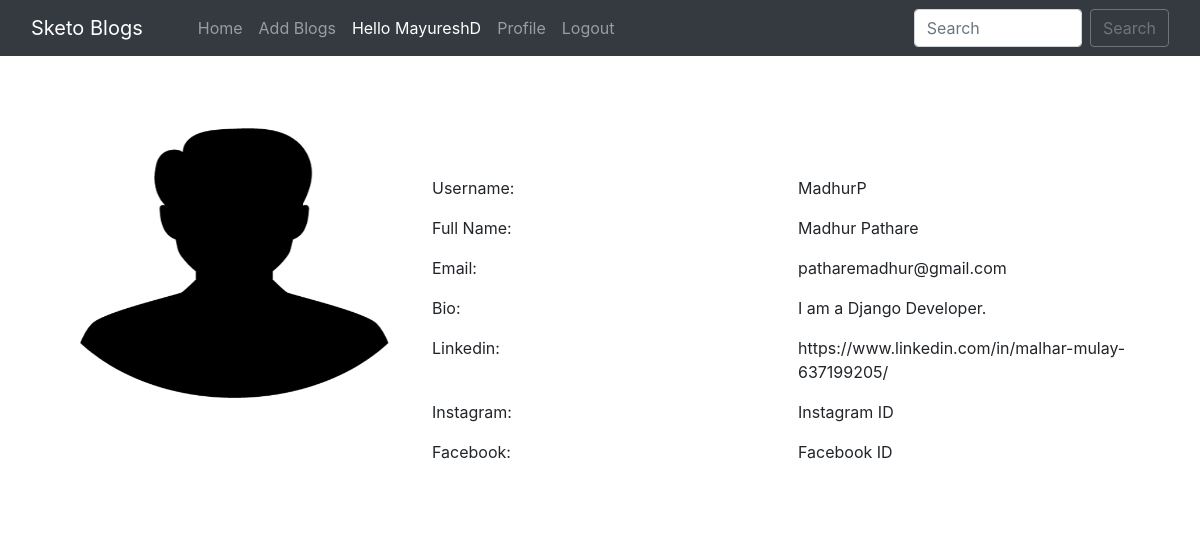
Page /user_profile/1/ (signed in) on the committed database.
### home/models.py (models this page shows, shortened)
class BlogPost(models.Model):
    title=models.CharField(max_length=255)
    author= models.ForeignKey(User, on_delete=models.CASCADE)
    slug=models.CharField(max_length=130)
    content=models.TextField()
    image = models.ImageField(upload_to="profile_pics", blank=True, null=True)
    dateTime=models.DateTimeField(auto_now_add=True)

class Profile(models.Model):
    user = models.OneToOneField(User, on_delete=models.CASCADE, blank=True, null=True)
    image = models.ImageField(upload_to="profile_pics", blank=True, null=True)
    bio = models.TextField(blank=True, null=True)
    phone_no = models.IntegerField(blank=True, null=True)
    facebook = models.CharField(max_length=300, blank=True, null=True)
    instagram = models.CharField(max_length=300, blank=True, null=True)
    linkedin = models.CharField(max_length=300, blank=True, null=True)

### home/views.py (the view)
# urls.py: path("user_profile/<int:myid>/", views.user_profile, name="user_profile"),
def user_profile(request, myid):
    post = BlogPost.objects.filter(id=myid)
    return render(request, "user_profile.html", {'post':post})

### home/templates/user_profile.html (shortened to what this page needs)
{% extends 'base.html' %}
{% block body %}
<div class="container profile">
            <form method="post">
                <div class="row">
                    {% for i in post %}
                    <div class="col-md-4">
                        <div class="profile-img">
                            {% if i.author.profile.image %}
                            <img src="{{i.author.profile.image.url}}" alt="" width="310px" height="270px">
                            {% endif %}
                        </div>
                    </div>
                    <div class="col-md-8">
                        <div class="profile-tab">
                            <div class="tab-pane">
                                <br><br>
                                        <div class="row">
                                            <div class="col-md-6">
                                                <label>Username:</label>
                                            </div>
                                            <div class="col-md-6">
                                                <p>{{i.author}}</p>
                                            </div>
                                        </div>
                                        <div class="row">
                                            <div class="col-md-6">
                                                <label>Full Name:</label>
                                            </div>
                                            <div class="col-md-6">
                                                <p>{{i.author.get_full_name}}</p>
                                            </div>
                                        </div>
                                        <div class="row">
                                            <div class="col-md-6">
                                                <label>Email:</label>
                                            </div>
                                            <div class="col-md-6">
                                                <p>{{i.author.email}}</p>
                                            </div>
                                        </div>
                                        <div class="row">
                                            <div class="col-md-6">
                                                <label>Bio:</label>
                                            </div>
                                            <div class="col-md-6">
                                                <p>{{i.author.profile.bio}}</p>
                                            </div>
                                        </div>
                                        {% if i.author.profile.linkedin %}
                                        <div class="row">
                                            <div class="col-md-6">
                                                <label>Linkedin:</label>
                                            </div>
                                            <div class="col-md-6">
                                                <p>{{i.author.profile.linkedin}}</p>
                                            </div>
                                        </div>
                                        {% endif %}
                                        {% if i.author.profile.instagram %}
                                        <div class="row">
                                            <div class="col-md-6">
                                                <label>Instagram:</label>
                                            </div>
                                            <div class="col-md-6">
                                                <p>{{i.author.profile.instagram}}</p>
                                            </div>
                                        </div>
                                        {% endif %}
                                        {% if i.author.profile.facebook %}
                                        <div class="row">
                                            <div class="col-md-6">
                                                <label>Facebook:</label>
                                            </div>
                                            <div class="col-md-6">
                                                <p>{{i.author.profile.facebook}}</p>
                                            </div>
                                        </div>
                                        {% endif %}
                                        {% endfor %}
                            </div>
                        </div>
                    </div>
            </form>
            </div>
        {% endblock %}

### home/templates/base.html (shortened to what this page needs)
<!doctype html>
<html lang="en">
  <head>
    <link href="//maxcdn.bootstrapcdn.com/bootstrap/4.1.1/css/bootstrap.min.css" rel="stylesheet" id="bootstrap-css">
    <link href="https://cdn.jsdelivr.net/npm/bootstrap@5.0.2/dist/css/bootstrap.min.css" rel="stylesheet">
    <link rel="stylesheet" href="https://maxcdn.bootstrapcdn.com/bootstrap/4.0.0/css/bootstrap.min.css">
  </head>
  <body>
    <nav class="navbar navbar-expand-lg navbar-dark bg-dark sticky-top">
        <div class="container-fluid">
          <a class="navbar-brand" href="#">Sketo Blogs</a>
          <div class="collapse navbar-collapse" id="navbarSupportedContent">
          <div class="container mx-3">
            <ul class="navbar-nav me-auto mb-2 mb-lg-0">
              <li class="nav-item">
                <a class="nav-link {% block homeactive %} {% endblock homeactive %}" aria-current="page" href="/">Home</a>
              </li>
              {% if user.is_authenticated %}
              <li class="nav-item">
                <a class="nav-link {% block add_blogs_active %} {% endblock add_blogs_active %}" href="/add_blogs/">Add Blogs</a>
              </li>
              <li class="nav-item">
                <a class="nav-link active" href="#">Hello {{request.user}}</a>
              </li>
              <li class="nav-item">
                <a class="nav-link {% block profileactive %} {% endblock profileactive %}" href="/profile/">Profile</a>
              </li>
              <li class="nav-item">
                <a class="nav-link" href="/logout/">Logout</a>
              </li>
              {% endif %}
            </ul>
            </div>
            <form class="d-flex" method="POST" action="/search/"> {% csrf_token %}
              <input class="form-control me-2" type="search" placeholder="Search" name="searched" id="searched" aria-label="Search">
              <button href="/search/" class="btn btn-outline-secondary" type="submit">Search</button>
            </form>
          </div>
        </div>
      </nav>
      {% block body %}
      {% endblock %}
</body>
</html>

### rows in the picture
BlogPost: author.profile.image (picture), author "MadhurP", author.get_full_name "Madhur Pathare", author.email "patharemadhur@gmail.com", author.profile.bio "I am a Django Developer.", author.profile.linkedin "https://www.linkedin.com/in/malhar-mulay-637199205/", author.profile.instagram "Instagram ID", author.profile.facebook "Facebook ID"

### other values in the picture
{{ request.user }} "MayureshD"
